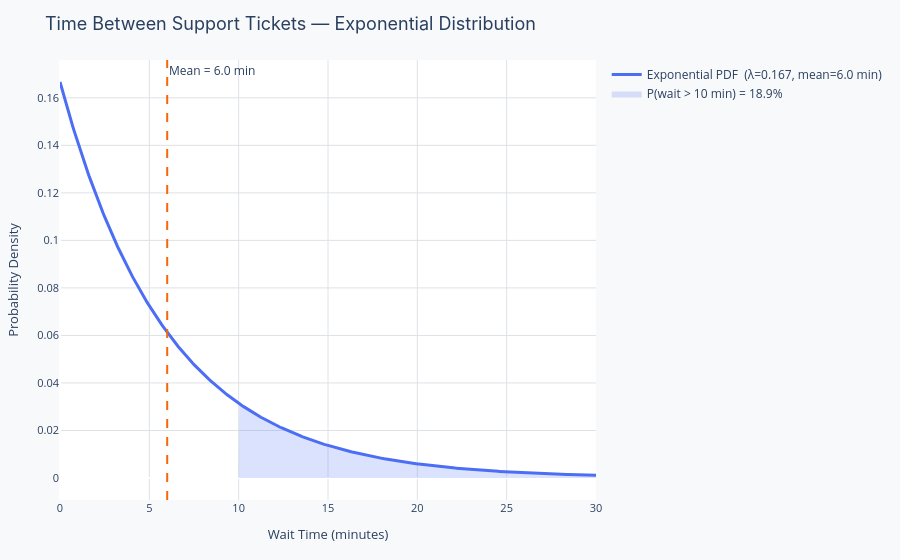

The cell this chart's notebook holds for it:
### Markdown cell above
---
## Real-world example: Wait times between support tickets

A software company's support team tracks the time between ticket submissions. When tickets arrive independently at a constant average rate, the waiting time between arrivals follows an Exponential distribution.

The chart shows an Exponential PDF calibrated to a support queue that receives roughly 10 tickets per hour (λ = 10/60 ≈ 0.167 per minute, mean wait ≈ 6 minutes). Notice:

- **Notice:** The most probable waiting time is near zero, brief gaps between tickets are more common than long ones
- **Notice:** The distribution has no upper bound; very long gaps are possible but exponentially unlikely
- **Notice:** The shaded area shows P(wait > 10 minutes), a concrete probability readable directly as area under the curve

> **Discussion question:** If the support team wants 90% of ticket gaps to be handled by a single agent before the next one arrives (i.e., they need the 90th percentile of wait time), how would you calculate that from the Exponential distribution?

### Code cell
# ── Exponential distribution: wait time between support tickets ─────────────────
# ~10 tickets/hour → rate = 10/60 per minute
lam   = 10 / 60
mu    = 1 / lam   # mean wait time in minutes

x_max = 30
x_cont = np.linspace(0, x_max, 500)
pdf   = stats.expon.pdf(x_cont, scale=mu)

threshold = 10  # minutes — shade P(X > threshold)
x_shade = x_cont[x_cont >= threshold]
p_shade = stats.expon.sf(threshold, scale=mu)

fig = go.Figure()
fig.add_trace(go.Scatter(
    x=x_cont, y=pdf,
    mode="lines", line=dict(color=PALETTE["primary"], width=3),
    name=f"Exponential PDF  (λ={lam:.3f}, mean={mu:.1f} min)",
))
fig.add_trace(go.Scatter(
    x=np.concatenate([[threshold], x_shade, [x_shade[-1]]]),
    y=np.concatenate([[0], stats.expon.pdf(x_shade, scale=mu), [0]]),
    fill="toself", fillcolor="rgba(76,110,245,0.20)",
    line=dict(color=PALETTE["primary"], width=0),
    name=f"P(wait > {threshold} min) = {p_shade:.1%}",
))
fig.add_vline(x=mu, line_dash="dash", line_color=PALETTE["secondary"],
              annotation_text=f"Mean = {mu:.1f} min")
layout = base_layout(
    title="Time Between Support Tickets — Exponential Distribution",
    xaxis_title="Wait Time (minutes)",
    yaxis_title="Probability Density",
)
fig.update_layout(layout)
fig.show()

### Figure 1 — Plotly figure (JSON) as saved in the notebook; plotly's stock layout.template omitted (floating-point values rounded to 4 significant figures; data arrays with more than 128 entries replaced by an {"elided": "..."} marker saying what was removed)
{"data": [{"line": {"color": "#4C6EF5", "width": 3}, "mode": "lines", "name": "Exponential PDF  (λ=0.167, mean=6.0 min)", "type": "scatter", "x": {"elided": "500 float values"}, "y": {"elided": "500 float values"}}, {"fill": "toself", "fillcolor": "rgba(76,110,245,0.20)", "line": {"color": "#4C6EF5", "width": 0}, "name": "P(wait > 10 min) = 18.9%", "type": "scatter", "x": {"elided": "335 float values"}, "y": {"elided": "335 float values"}}], "layout": {"annotations": [{"showarrow": false, "text": "Mean = 6.0 min", "x": 6, "xanchor": "left", "xref": "x", "y": 1, "yanchor": "top", "yref": "y domain"}], "legend": {"font": {"size": 12}}, "margin": {"b": 60, "l": 60, "r": 30, "t": 60}, "paper_bgcolor": "#F8F9FA", "plot_bgcolor": "#FFFFFF", "shapes": [{"line": {"color": "#F76707", "dash": "dash"}, "type": "line", "x0": 6, "x1": 6, "xref": "x", "y0": 0, "y1": 1, "yref": "y domain"}], "title": {"font": {"family": "Inter, Arial, sans-serif", "size": 18}, "text": "Time Between Support Tickets — Exponential Distribution"}, "xaxis": {"gridcolor": "#DEE2E6", "tickfont": {"size": 11}, "title": {"font": {"size": 13}, "text": "Wait Time (minutes)"}}, "yaxis": {"gridcolor": "#DEE2E6", "tickfont": {"size": 11}, "title": {"font": {"size": 13}, "text": "Probability Density"}}}}
